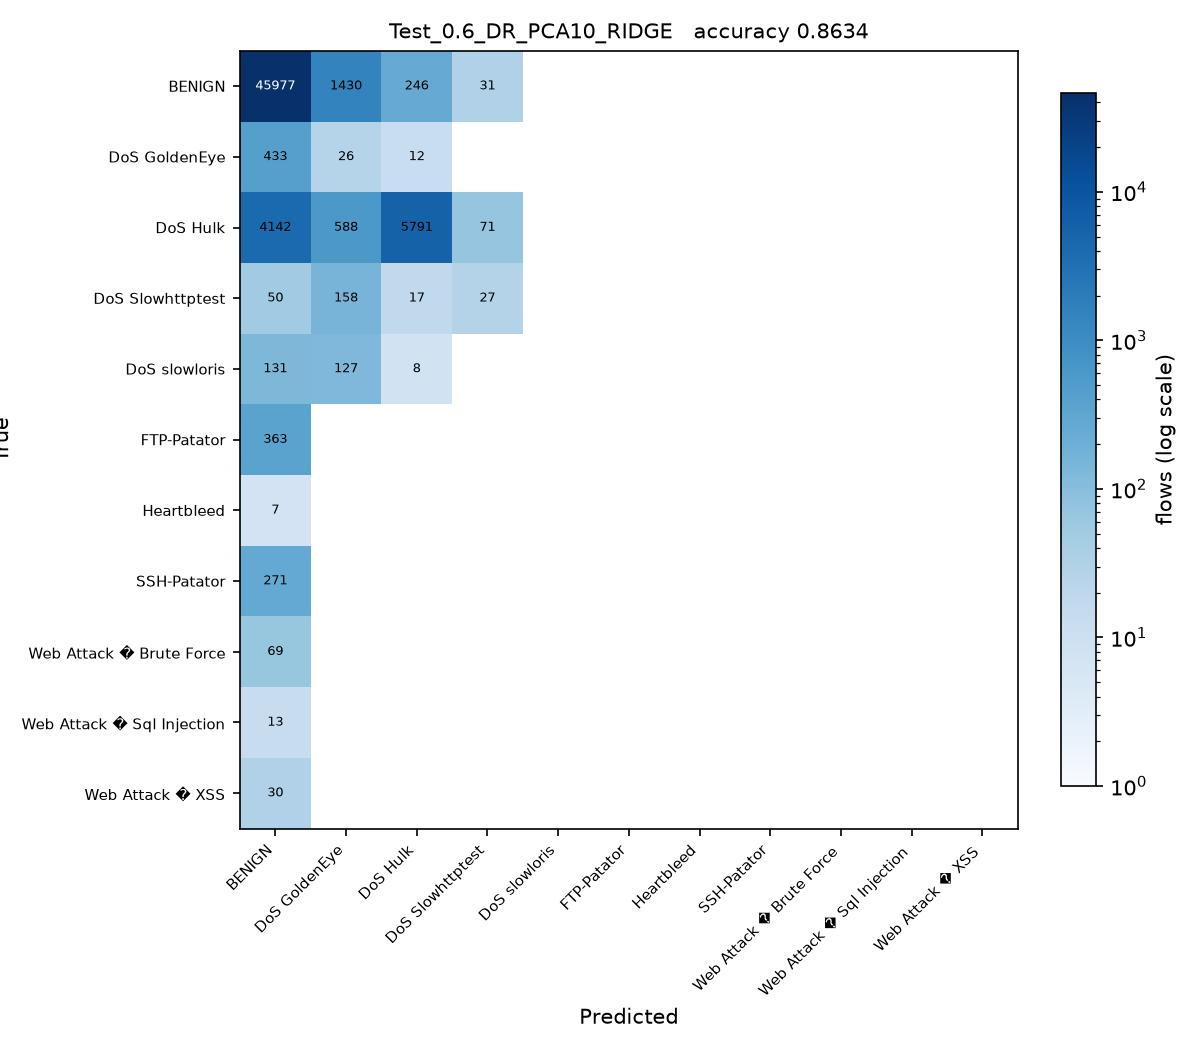

This figure's Python source:
# Test_0.6_DR_PCA10_RIDGE.py
#
# Test size 0.6  |  PCA, 10 components  |  Ridge Regression (sheet #3)
#
# This is SGDC_60_40.py with the changes marked CHANGE below and nothing else.

import os
from pathlib import Path

# CHANGE 1: find the folder holding the three CSV files and run from there, so
# the plain file names below resolve no matter where this script is started
# from or how deeply it sits inside the project folder.
HERE = Path(__file__).resolve().parent
for PROJECT in [HERE, *HERE.parents]:
    if (PROJECT / 'Tuesday-WorkingHours.pcap_ISCX.csv').exists():
        os.chdir(PROJECT)
        break
else:
    raise SystemExit('Put this folder inside the folder that holds the three '
                     'CIC-IDS2017 CSV files, then run the script again.')
import numpy as np
import pandas as pd

df1 = pd.read_csv('Tuesday-WorkingHours.pcap_ISCX.csv', low_memory=True)
df2 = pd.read_csv('Wednesday-workingHours.pcap_ISCX.csv', low_memory=True)
df3 = pd.read_csv('Thursday-WorkingHours-Morning-WebAttacks.pcap_ISCX.csv', low_memory=True)

dataset = pd.concat([df1, df2, df3], ignore_index=True)

dataset.columns = dataset.columns.str.strip()

# CHANGE 2: a stratified sample of 100000 flows, the same for every run.
# Gradient Boosting builds one tree per class per stage on a single core, so all
# 1.3 million flows would take hours per script. At least 50 flows of every
# class are kept, so the rare attacks stay in the split.
label = dataset.columns[-1]
dataset = pd.concat(
    [g.sample(n=min(len(g), max(50, round(100000 * len(g) / len(dataset)))), random_state=0)
     for _, g in dataset.groupby(label)],
    ignore_index=True
)

X = dataset.iloc[:, :-1]
y = dataset.iloc[:, -1]

X = X.apply(pd.to_numeric, errors='coerce')

X.replace([np.inf, -np.inf], np.nan, inplace=True)

from sklearn.impute import SimpleImputer

imputer = SimpleImputer(missing_values=np.nan, strategy='mean')
X = imputer.fit_transform(X)

from sklearn.preprocessing import LabelEncoder

labelencoder_y = LabelEncoder()
y = labelencoder_y.fit_transform(y)

from sklearn.model_selection import train_test_split

X_train, X_test, y_train, y_test = train_test_split(
    X,
    y,
    test_size=0.6,   # CHANGE 3: test size
    random_state=0,
    stratify=y
)

# CHANGE 4: PCA, from PCA_LDA_KErnel_PCA_CODE.pdf (fit only on training data)
from sklearn.decomposition import PCA

pca = PCA(n_components=10)
X_train = pca.fit_transform(X_train)
X_test = pca.transform(X_test)

# CHANGE 5: Ridge Regression (sheet #3) in place of SGDClassifier
from sklearn.linear_model import Ridge

# Ridge is a regression model, used here exactly as the sheet writes
# it. Its numeric output is turned into a class after predict below.
classifier = Ridge(alpha=1.0)

classifier.fit(X_train, y_train)

y_pred = classifier.predict(X_test) 

# CHANGE 5b: Ridge predicts a number such as 3.4, not a class. Round it to the
# nearest class code and keep it inside the valid codes (0 to 10), so the
# confusion matrix and the scores below can be computed.
y_pred = np.clip(np.rint(y_pred), 0, len(labelencoder_y.classes_) - 1).astype(int)

from sklearn.metrics import confusion_matrix
from sklearn.metrics import accuracy_score
from sklearn.metrics import precision_score
from sklearn.metrics import recall_score
from sklearn.metrics import f1_score
from sklearn.metrics import classification_report

cm = confusion_matrix(y_test, y_pred)

print("Confusion Matrix:\n")
print(cm)

print("\nAccuracy : {:.4f}".format(accuracy_score(y_test, y_pred)))
print("\nPrecision : {:.4f}".format(precision_score(y_test, y_pred, average='weighted')))
print("\nRecall : {:.4f}".format(recall_score(y_test, y_pred, average='weighted')))
print("\nF1 Score : {:.4f}".format(f1_score(y_test, y_pred, average='weighted')))

print("\nClassification Report:\n")
print(classification_report(y_test, y_pred))

# CHANGE 6: save the confusion matrix as Test_0.6_DR_PCA10_RIDGE.jpg and record the result
import matplotlib
matplotlib.use('Agg')
import matplotlib.pyplot as plt
from matplotlib.colors import LogNorm

here = HERE                     # the folder this script sits in
names = [str(c) for c in labelencoder_y.classes_]
fig, ax = plt.subplots(figsize=(8, 7))
im = ax.imshow(cm, cmap='Blues', norm=LogNorm(vmin=1))
ax.set_xticks(range(len(names)), names, rotation=45, ha='right', fontsize=7)
ax.set_yticks(range(len(names)), names, fontsize=7)
ax.set_xlabel('Predicted')
ax.set_ylabel('True')
ax.set_title('Test_0.6_DR_PCA10_RIDGE   accuracy {:.4f}'.format(accuracy_score(y_test, y_pred)), fontsize=10)
for i in range(cm.shape[0]):
    for j in range(cm.shape[1]):
        if cm[i, j]:
            ax.text(j, i, cm[i, j], ha='center', va='center', fontsize=6,
                    color='white' if cm[i, j] > cm.max() / 3 else 'black')
fig.colorbar(im, ax=ax, fraction=0.04, label='flows (log scale)')
fig.tight_layout()
fig.savefig(here / 'Test_0.6_DR_PCA10_RIDGE.jpg', dpi=150)
plt.close(fig)

row = pd.DataFrame([{
    'Test': 0.6, 'DR': 'PCA10', 'Clas': 'RIDGE',
    'Acc': round(accuracy_score(y_test, y_pred), 4),
    'Pre': round(precision_score(y_test, y_pred, average='weighted'), 4),
    'Rec': round(recall_score(y_test, y_pred, average='weighted'), 4),
    'F1': round(f1_score(y_test, y_pred, average='weighted'), 4),
    'script': 'Test_0.6_DR_PCA10_RIDGE',
}])
# one file per run, so several scripts can run at the same time without
# overwriting each other. 21_run_45_mix.py merges them into the Excel sheet.
out = PROJECT / 'results' / 'parts_mix' / 'Test_0.6_DR_PCA10_RIDGE.csv'
out.parent.mkdir(parents=True, exist_ok=True)
row.to_csv(out, index=False)
